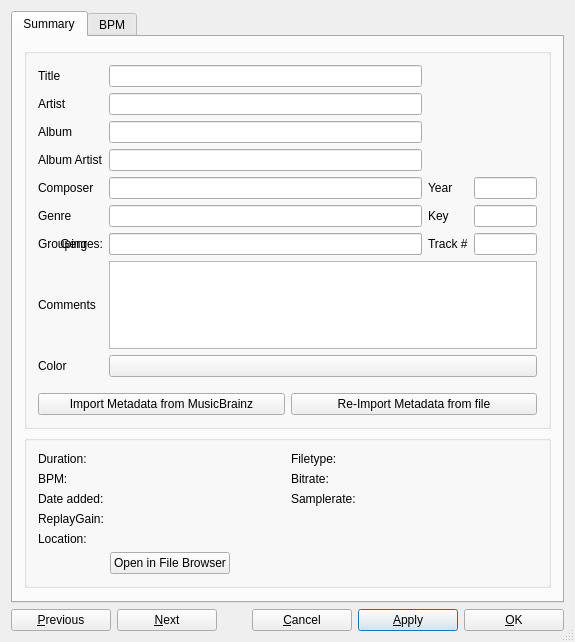
<?xml version="1.0" encoding="UTF-8"?>
<ui version="4.0">
 <class>DlgTrackInfo</class>
 <widget class="QDialog" name="DlgTrackInfo">
  <property name="geometry">
   <rect>
    <x>0</x>
    <y>0</y>
    <width>575</width>
    <height>642</height>
   </rect>
  </property>
  <property name="sizePolicy">
   <sizepolicy hsizetype="Preferred" vsizetype="Preferred">
    <horstretch>0</horstretch>
    <verstretch>0</verstretch>
   </sizepolicy>
  </property>
  <property name="windowTitle">
   <string>Track Editor</string>
  </property>
  <property name="toolTip">
   <string/>
  </property>
  <property name="sizeGripEnabled">
   <bool>true</bool>
  </property>
  <layout class="QVBoxLayout" name="verticalLayout_2">
   <item>
    <widget class="QTabWidget" name="tabWidget">
     <property name="sizePolicy">
      <sizepolicy hsizetype="Preferred" vsizetype="Preferred">
       <horstretch>0</horstretch>
       <verstretch>0</verstretch>
      </sizepolicy>
     </property>
     <property name="minimumSize">
      <size>
       <width>0</width>
       <height>0</height>
      </size>
     </property>
     <property name="currentIndex">
      <number>0</number>
     </property>
     <widget class="QWidget" name="tabSummary">
      <attribute name="title">
       <string>Summary</string>
      </attribute>
      <layout class="QVBoxLayout" name="summary_layout">
       <item>
        <widget class="QGroupBox" name="groupBox">
         <layout class="QGridLayout" name="tags_layout" columnstretch="0,10,0,2">

          <item row="0" column="0">
           <widget class="QLabel" name="lblTitle">
            <property name="sizePolicy">
             <sizepolicy hsizetype="Preferred" vsizetype="Preferred">
              <horstretch>0</horstretch>
              <verstretch>0</verstretch>
             </sizepolicy>
            </property>
            <property name="font">
             <font>
              <italic>false</italic>
             </font>
            </property>
            <property name="text">
             <string>Title</string>
            </property>
            <property name="alignment">
             <set>Qt::AlignLeading|Qt::AlignLeft|Qt::AlignVCenter</set>
            </property>
           </widget>
          </item>
          <item row="0" column="1">
           <widget class="QLineEdit" name="txtTitle">
            <property name="sizePolicy">
             <sizepolicy hsizetype="Expanding" vsizetype="Fixed">
              <horstretch>0</horstretch>
              <verstretch>0</verstretch>
             </sizepolicy>
            </property>
            <property name="minimumSize">
             <size>
              <width>0</width>
              <height>0</height>
             </size>
            </property>
           </widget>
          </item>

          <item row="0" column="2" rowspan="3" colspan="2">
           <widget class="QWidget" name="coverWidget" native="true">
            <property name="sizePolicy">
             <sizepolicy hsizetype="Preferred" vsizetype="Preferred">
              <horstretch>0</horstretch>
              <verstretch>0</verstretch>
             </sizepolicy>
            </property>
            <layout class="QHBoxLayout" name="coverLayout">
             <property name="spacing">
              <number>0</number>
             </property>
             <property name="sizeConstraint">
              <enum>QLayout::SetDefaultConstraint</enum>
             </property>
            </layout>
           </widget>
          </item>

          <item row="1" column="0">
           <widget class="QLabel" name="lblArtist">
            <property name="sizePolicy">
             <sizepolicy hsizetype="Preferred" vsizetype="Preferred">
              <horstretch>0</horstretch>
              <verstretch>0</verstretch>
             </sizepolicy>
            </property>
            <property name="text">
             <string>Artist</string>
            </property>
            <property name="alignment">
             <set>Qt::AlignLeading|Qt::AlignLeft|Qt::AlignVCenter</set>
            </property>
           </widget>
          </item>
          <item row="1" column="1">
           <widget class="QLineEdit" name="txtArtist">
            <property name="sizePolicy">
             <sizepolicy hsizetype="Expanding" vsizetype="Fixed">
              <horstretch>0</horstretch>
              <verstretch>0</verstretch>
             </sizepolicy>
            </property>
            <property name="minimumSize">
             <size>
              <width>0</width>
              <height>0</height>
             </size>
            </property>
           </widget>
          </item>

          <item row="2" column="0">
           <widget class="QLabel" name="lblAlbum">
            <property name="sizePolicy">
             <sizepolicy hsizetype="Preferred" vsizetype="Preferred">
              <horstretch>0</horstretch>
              <verstretch>0</verstretch>
             </sizepolicy>
            </property>
            <property name="text">
             <string>Album</string>
            </property>
            <property name="alignment">
             <set>Qt::AlignLeading|Qt::AlignLeft|Qt::AlignVCenter</set>
            </property>
           </widget>
          </item>
          <item row="2" column="1">
           <widget class="QLineEdit" name="txtAlbum">
            <property name="sizePolicy">
             <sizepolicy hsizetype="Expanding" vsizetype="Fixed">
              <horstretch>0</horstretch>
              <verstretch>0</verstretch>
             </sizepolicy>
            </property>
            <property name="minimumSize">
             <size>
              <width>0</width>
              <height>0</height>
             </size>
            </property>
           </widget>
          </item>

          <item row="3" column="0">
           <widget class="QLabel" name="lblAlbumArtist">
            <property name="sizePolicy">
             <sizepolicy hsizetype="Preferred" vsizetype="Preferred">
              <horstretch>0</horstretch>
              <verstretch>0</verstretch>
             </sizepolicy>
            </property>
            <property name="text">
             <string>Album Artist</string>
            </property>
            <property name="alignment">
             <set>Qt::AlignLeading|Qt::AlignLeft|Qt::AlignVCenter</set>
            </property>
           </widget>
          </item>
          <item row="3" column="1">
           <widget class="QLineEdit" name="txtAlbumArtist">
            <property name="sizePolicy">
             <sizepolicy hsizetype="Expanding" vsizetype="Fixed">
              <horstretch>0</horstretch>
              <verstretch>0</verstretch>
             </sizepolicy>
            </property>
            <property name="minimumSize">
             <size>
              <width>0</width>
              <height>0</height>
             </size>
            </property>
           </widget>
          </item>

          <item row="3" column="2" colspan="2">
           <widget class="QWidget" name="verticalWidgetStars" native="true">
            <property name="sizePolicy">
             <sizepolicy hsizetype="Preferred" vsizetype="Preferred">
              <horstretch>0</horstretch>
              <verstretch>0</verstretch>
             </sizepolicy>
            </property>
            <layout class="QHBoxLayout" name="starsLayout">
             <property name="spacing">
              <number>0</number>
             </property>
             <property name="sizeConstraint">
              <enum>QLayout::SetDefaultConstraint</enum>
             </property>
            </layout>
           </widget>
          </item>

          <item row="4" column="0">
           <widget class="QLabel" name="lblComposer">
            <property name="text">
             <string>Composer</string>
            </property>
            <property name="alignment">
             <set>Qt::AlignLeading|Qt::AlignLeft|Qt::AlignVCenter</set>
            </property>
           </widget>
          </item>
          <item row="4" column="1">
           <widget class="QLineEdit" name="txtComposer">
            <property name="sizePolicy">
             <sizepolicy hsizetype="Expanding" vsizetype="Fixed">
              <horstretch>0</horstretch>
              <verstretch>0</verstretch>
             </sizepolicy>
            </property>
            <property name="minimumSize">
             <size>
              <width>0</width>
              <height>0</height>
             </size>
            </property>
           </widget>
          </item>

          <item row="4" column="2">
           <widget class="QLabel" name="lblYear">
            <property name="text">
             <string>Year</string>
            </property>
            <property name="alignment">
             <set>Qt::AlignLeading|Qt::AlignLeft|Qt::AlignVCenter</set>
            </property>
           </widget>
          </item>
          <item row="4" column="3">
           <widget class="QLineEdit" name="txtYear">
            <property name="sizePolicy">
             <sizepolicy hsizetype="Expanding" vsizetype="Fixed">
              <horstretch>0</horstretch>
              <verstretch>0</verstretch>
             </sizepolicy>
            </property>
           </widget>
          </item>

          <item row="5" column="0">
           <widget class="QLabel" name="lblGenre">
            <property name="text">
             <string>Genre</string>
            </property>
            <property name="alignment">
             <set>Qt::AlignLeading|Qt::AlignLeft|Qt::AlignVCenter</set>
            </property>
           </widget>
          </item>
          <item row="5" column="1">
           <widget class="QLineEdit" name="txtGenre">
            <property name="sizePolicy">
             <sizepolicy hsizetype="Expanding" vsizetype="Fixed">
              <horstretch>0</horstretch>
              <verstretch>0</verstretch>
             </sizepolicy>
            </property>
            <property name="minimumSize">
             <size>
              <width>0</width>
              <height>0</height>
             </size>
            </property>
           </widget>
          </item>

          <item row="6" column="0">
    <widget class="QLabel" name="labelGenres">
        <property name="text">
            <string>Genres:</string>
        </property>
        <property name="alignment">
            <set>Qt::AlignRight|Qt::AlignTrailing|Qt::AlignVCenter</set>
        </property>
    </widget>
</item>
<item row="6" column="1">
    <widget class="QLineEdit" name="txtGenres">
        <property name="sizePolicy">
            <sizepolicy hsizetype="Expanding" vsizetype="Fixed">
                <horstretch>0</horstretch>
                <verstretch>0</verstretch>
            </sizepolicy>
        </property>
        <property name="minimumSize">
            <size>
                <width>0</width>
                <height>0</height>
            </size>
        </property>
        <property name="toolTip">
            <string>Multiple genres separated by /</string>
        </property>
        <property name="placeholderText">
            <string>Electronic / House / Deep House</string>
        </property>
    </widget>
</item>

          <item row="5" column="2">
           <widget class="QLabel" name="lblKey">
            <property name="text">
             <string>Key</string>
            </property>
            <property name="alignment">
             <set>Qt::AlignLeading|Qt::AlignLeft|Qt::AlignVCenter</set>
            </property>
           </widget>
          </item>
          <item row="5" column="3">
           <widget class="QLineEdit" name="txtKey">
            <property name="sizePolicy">
             <sizepolicy hsizetype="Expanding" vsizetype="Fixed">
              <horstretch>0</horstretch>
              <verstretch>0</verstretch>
             </sizepolicy>
            </property>
            <property name="minimumSize">
             <size>
              <width>0</width>
              <height>0</height>
             </size>
            </property>
           </widget>
          </item>

          <item row="6" column="0">
           <widget class="QLabel" name="lblGrouping">
            <property name="text">
             <string>Grouping</string>
            </property>
            <property name="alignment">
             <set>Qt::AlignLeading|Qt::AlignLeft|Qt::AlignVCenter</set>
            </property>
           </widget>
          </item>
          <item row="6" column="1">
           <widget class="QLineEdit" name="txtGrouping">
            <property name="sizePolicy">
             <sizepolicy hsizetype="Expanding" vsizetype="Fixed">
              <horstretch>0</horstretch>
              <verstretch>0</verstretch>
             </sizepolicy>
            </property>
            <property name="minimumSize">
             <size>
              <width>0</width>
              <height>0</height>
             </size>
            </property>
           </widget>
          </item>

          <item row="6" column="2">
           <widget class="QLabel" name="lblTrackNumber">
            <property name="text">
             <string>Track #</string>
            </property>
            <property name="alignment">
             <set>Qt::AlignLeading|Qt::AlignLeft|Qt::AlignVCenter</set>
            </property>
           </widget>
          </item>
          <item row="6" column="3">
           <widget class="QLineEdit" name="txtTrackNumber">
            <property name="sizePolicy">
             <sizepolicy hsizetype="Expanding" vsizetype="Fixed">
              <horstretch>0</horstretch>
              <verstretch>0</verstretch>
             </sizepolicy>
            </property>
            <property name="minimumSize">
             <size>
              <width>0</width>
              <height>0</height>
             </size>
            </property>
           </widget>
          </item>

          <item row="7" column="0">
           <widget class="QLabel" name="lblTrackComment">
            <property name="text">
             <string>Comments</string>
            </property>
            <property name="alignment">
             <set>Qt::AlignLeading|Qt::AlignLeft|Qt::AlignVCenter</set>
            </property>
           </widget>
          </item>
          <item row="7" column="1" colspan="3">
           <widget class="QPlainTextEdit" name="txtComment">
            <property name="tabChangesFocus">
             <bool>true</bool>
            </property>
           </widget>
          </item>

          <item row="8" column="0">
           <widget class="QLabel" name="lblTrackColor">
            <property name="text">
             <string>Color</string>
            </property>
            <property name="alignment">
             <set>Qt::AlignLeading|Qt::AlignLeft|Qt::AlignVCenter</set>
            </property>
           </widget>
          </item>
          <item row="8" column="1" colspan="3">
           <widget class="QPushButton" name="btnColorPicker">
            <property name="sizePolicy">
             <sizepolicy hsizetype="MinimumExpanding" vsizetype="MinimumExpanding">
              <horstretch>0</horstretch>
              <verstretch>0</verstretch>
             </sizepolicy>
            </property>
           </widget>
          </item>
          <item row="9" column="0">
           <spacer name="horizontalSpacer_5">
            <property name="orientation">
             <enum>Qt::Horizontal</enum>
            </property>
            <property name="sizeHint" stdset="0">
             <size>
              <width>40</width>
              <height>10</height>
             </size>
            </property>
           </spacer>
          </item>
          <item row="10" column="0" colspan="4">
           <layout class="QHBoxLayout" name="meatdata_buttons_layout">
            <item>
             <widget class="QPushButton" name="btnImportMetadataFromMusicBrainz">
              <property name="text">
               <string>Import Metadata from MusicBrainz</string>
              </property>
             </widget>
            </item>
            <item>
             <widget class="QPushButton" name="btnImportMetadataFromFile">
              <property name="text">
               <string>Re-Import Metadata from file</string>
              </property>
             </widget>
            </item>
           </layout>
          </item>

         </layout>
        </widget>
       </item>

       <item>
        <widget class="QGroupBox" name="properties_groupBox">
         <property name="sizePolicy">
          <sizepolicy hsizetype="Preferred" vsizetype="Minimum">
           <horstretch>0</horstretch>
           <verstretch>0</verstretch>
          </sizepolicy>
         </property>
         <layout class="QGridLayout" name="properties_layout" rowstretch="0,0,0,0,0,0" columnstretch="0,1,0,1">

          <item row="0" column="0">
           <widget class="QLabel" name="lblDuration">
            <property name="text">
             <string>Duration:</string>
            </property>
           </widget>
          </item>
          <item row="0" column="1">
           <widget class="QLabel" name="txtDuration">
            <property name="font">
             <font>
              <weight>75</weight>
              <bold>true</bold>
             </font>
            </property>
            <property name="text">
             <string/>
            </property>
            <property name="textInteractionFlags">
             <set>Qt::LinksAccessibleByMouse|Qt::TextSelectableByKeyboard|Qt::TextSelectableByMouse</set>
            </property>
           </widget>
          </item>

          <item row="0" column="2">
           <widget class="QLabel" name="lblType">
            <property name="text">
             <string>Filetype:</string>
            </property>
           </widget>
          </item>
          <item row="0" column="3">
           <widget class="QLabel" name="txtType">
            <property name="font">
             <font>
              <weight>75</weight>
              <bold>true</bold>
             </font>
            </property>
            <property name="text">
             <string/>
            </property>
            <property name="textInteractionFlags">
             <set>Qt::LinksAccessibleByMouse|Qt::TextSelectableByKeyboard|Qt::TextSelectableByMouse</set>
            </property>
           </widget>
          </item>

          <item row="1" column="0">
           <widget class="QLabel" name="lblBpm">
            <property name="text">
             <string>BPM:</string>
            </property>
           </widget>
          </item>
          <item row="1" column="1">
           <widget class="QLabel" name="txtBpm">
            <property name="font">
             <font>
              <weight>75</weight>
              <bold>true</bold>
             </font>
            </property>
            <property name="text">
             <string/>
            </property>
            <property name="textInteractionFlags">
             <set>Qt::LinksAccessibleByMouse|Qt::TextSelectableByKeyboard|Qt::TextSelectableByMouse</set>
            </property>
           </widget>
          </item>

          <item row="1" column="2">
           <widget class="QLabel" name="lblBitrate">
            <property name="text">
             <string>Bitrate:</string>
            </property>
           </widget>
          </item>
          <item row="1" column="3">
           <widget class="QLabel" name="txtBitrate">
            <property name="font">
             <font>
              <weight>75</weight>
              <bold>true</bold>
             </font>
            </property>
            <property name="text">
             <string/>
            </property>
            <property name="textInteractionFlags">
             <set>Qt::LinksAccessibleByMouse|Qt::TextSelectableByKeyboard|Qt::TextSelectableByMouse</set>
            </property>
           </widget>
          </item>

          <item row="2" column="0">
           <widget class="QLabel" name="lblDateAdded">
            <property name="text">
             <string>Date added:</string>
            </property>
           </widget>
          </item>
          <item row="2" column="1">
           <widget class="QLabel" name="txtDateAdded">
            <property name="font">
             <font>
              <weight>75</weight>
              <bold>true</bold>
             </font>
            </property>
            <property name="text">
             <string/>
            </property>
            <property name="textInteractionFlags">
             <set>Qt::LinksAccessibleByMouse|Qt::TextSelectableByKeyboard|Qt::TextSelectableByMouse</set>
            </property>
           </widget>
          </item>

          <item row="2" column="2">
           <widget class="QLabel" name="lblSamplerate">
            <property name="text">
             <string>Samplerate:</string>
            </property>
           </widget>
          </item>
          <item row="2" column="3">
           <widget class="QLabel" name="txtSamplerate">
            <property name="font">
             <font>
              <weight>75</weight>
              <bold>true</bold>
             </font>
            </property>
            <property name="text">
             <string/>
            </property>
           </widget>
          </item>

          <item row="3" column="0">
           <widget class="QLabel" name="lblReplayGain">
            <property name="text">
             <string>ReplayGain:</string>
            </property>
           </widget>
          </item>
          <item row="3" column="1">
           <widget class="QLabel" name="txtReplayGain">
            <property name="font">
             <font>
              <weight>75</weight>
              <bold>true</bold>
             </font>
            </property>
            <property name="text">
             <string/>
            </property>
            <property name="textInteractionFlags">
             <set>Qt::LinksAccessibleByMouse|Qt::TextSelectableByKeyboard|Qt::TextSelectableByMouse</set>
            </property>
           </widget>
          </item>

          <item row="4" column="0">
           <widget class="QLabel" name="lblLocation">
            <property name="text">
             <string>Location:</string>
            </property>
            <property name="alignment">
             <set>Qt::AlignLeading|Qt::AlignLeft|Qt::AlignTop</set>
            </property>
           </widget>
          </item>
          <item row="4" column="1" colspan="3">
           <widget class="QLabel" name="txtLocation">
            <property name="text">
             <string/>
            </property>
            <property name="wordWrap">
             <bool>true</bool>
            </property>
            <property name="textInteractionFlags">
             <set>Qt::LinksAccessibleByMouse|Qt::TextSelectableByKeyboard|Qt::TextSelectableByMouse</set>
            </property>
           </widget>
          </item>

          <item row="5" column="1" colspan="3">
           <layout class="QHBoxLayout" name="openFileBrowser_layout">
            <item>
             <widget class="QPushButton" name="btnOpenFileBrowser">
              <property name="text">
               <string>Open in File Browser</string>
              </property>
             </widget>
            </item>
            <item>
             <spacer name="horizontalSpacer_6">
              <property name="orientation">
               <enum>Qt::Horizontal</enum>
              </property>
              <property name="sizeHint" stdset="0">
               <size>
                <width>40</width>
                <height>10</height>
               </size>
              </property>
             </spacer>
            </item>
           </layout>
          </item>

         </layout>
        </widget>
       </item>
       <item>
        <spacer name="verticalSpacer_2">
         <property name="orientation">
          <enum>Qt::Vertical</enum>
         </property>
         <property name="sizeType">
          <enum>QSizePolicy::MinimumExpanding</enum>
         </property>
         <property name="sizeHint" stdset="0">
          <size>
           <width>20</width>
           <height>2</height>
          </size>
         </property>
        </spacer>
       </item>
      </layout>
     </widget>

     <widget class="QWidget" name="tabBPM">
      <attribute name="title">
       <string>BPM</string>
      </attribute>
      <layout class="QVBoxLayout" name="verticalLayout_4">
       <item>
        <layout class="QHBoxLayout" name="horizontalLayout_4">
         <item>
          <layout class="QGridLayout" name="gridLayout">
           <item row="0" column="0">
            <widget class="QLabel" name="labelBpm">
             <property name="text">
              <string>Track BPM: </string>
             </property>
            </widget>
           </item>
           <item row="0" column="1">
            <widget class="QDoubleSpinBox" name="spinBpm">
             <property name="toolTip">
              <string>Displays the BPM of the selected track.</string>
             </property>
             <property name="decimals">
              <number>8</number>
             </property>
             <property name="maximum">
              <double>500.000000000000000</double>
             </property>
             <property name="singleStep">
              <double>1.000000000000000</double>
             </property>
            </widget>
           </item>
           <item row="1" column="0" colspan="2">
            <widget class="QCheckBox" name="bpmConst">
             <property name="toolTip">
              <string>Converts beats detected by the analyzer into a fixed-tempo beatgrid.
Use this setting if your tracks have a constant tempo (e.g. most electronic music).
Often results in higher quality beatgrids, but will not do well on tracks that have tempo shifts.</string>
             </property>
             <property name="layoutDirection">
              <enum>Qt::RightToLeft</enum>
             </property>
             <property name="text">
              <string>Assume constant tempo</string>
             </property>
            </widget>
           </item>
           <item row="2" column="0">
            <widget class="QPushButton" name="bpmDouble">
             <property name="minimumSize">
              <size>
               <width>125</width>
               <height>0</height>
              </size>
             </property>
             <property name="toolTip">
              <string>Sets the BPM to 200% of the current value.</string>
             </property>
             <property name="text">
              <string>Double BPM</string>
             </property>
            </widget>
           </item>
           <item row="2" column="1">
            <widget class="QPushButton" name="bpmHalve">
             <property name="minimumSize">
              <size>
               <width>125</width>
               <height>0</height>
              </size>
             </property>
             <property name="toolTip">
              <string>Sets the BPM to 50% of the current value.</string>
             </property>
             <property name="text">
              <string>Halve BPM</string>
             </property>
            </widget>
           </item>
           <item row="3" column="0">
            <widget class="QPushButton" name="bpmTwoThirds">
             <property name="minimumSize">
              <size>
               <width>125</width>
               <height>0</height>
              </size>
             </property>
             <property name="toolTip">
              <string>Sets the BPM to 66% of the current value.</string>
             </property>
             <property name="text">
              <string>2/3 BPM</string>
             </property>
            </widget>
           </item>
           <item row="3" column="1">
            <widget class="QPushButton" name="bpmThreeFourth">
             <property name="minimumSize">
              <size>
               <width>125</width>
               <height>0</height>
              </size>
             </property>
             <property name="toolTip">
              <string>Sets the BPM to 75% of the current value.</string>
             </property>
             <property name="text">
              <string>3/4 BPM</string>
             </property>
            </widget>
           </item>
           <item row="4" column="0">
            <widget class="QPushButton" name="bpmThreeHalves">
             <property name="minimumSize">
              <size>
               <width>125</width>
               <height>0</height>
              </size>
             </property>
             <property name="toolTip">
              <string>Sets the BPM to 150% of the current value.</string>
             </property>
             <property name="text">
              <string>3/2 BPM</string>
             </property>
            </widget>
           </item>
           <item row="4" column="1">
            <widget class="QPushButton" name="bpmFourThirds">
             <property name="minimumSize">
              <size>
               <width>125</width>
               <height>0</height>
              </size>
             </property>
             <property name="toolTip">
              <string>Sets the BPM to 133% of the current value.</string>
             </property>
             <property name="text">
              <string>4/3 BPM</string>
             </property>
            </widget>
           </item>
           <item row="2" column="2" rowspan="3">
            <widget class="QPushButton" name="bpmTap">
             <property name="minimumSize">
              <size>
               <width>121</width>
               <height>91</height>
              </size>
             </property>
             <property name="maximumSize">
              <size>
               <width>123</width>
               <height>128</height>
              </size>
             </property>
             <property name="toolTip">
              <string>Tap with the beat to set the BPM to the speed you are tapping.</string>
             </property>
             <property name="text">
              <string>Tap to Beat</string>
             </property>
            </widget>
           </item>
          </layout>
         </item>
        </layout>
       </item>
       <item>
        <widget class="Line" name="line">
         <property name="orientation">
          <enum>Qt::Horizontal</enum>
         </property>
        </widget>
       </item>
       <item>
        <widget class="QPushButton" name="bpmClear">
         <property name="text">
          <string>Clear BPM and Beatgrid</string>
         </property>
        </widget>
       </item>
       <item>
        <widget class="QLabel" name="label">
         <property name="text">
          <string>Hint: Use the Library Analyze view to run BPM detection.</string>
         </property>
        </widget>
       </item>
       <item>
        <spacer name="verticalSpacer">
         <property name="orientation">
          <enum>Qt::Vertical</enum>
         </property>
         <property name="sizeHint" stdset="0">
          <size>
           <width>0</width>
           <height>200</height>
          </size>
         </property>
        </spacer>
       </item>
      </layout>
     </widget>
    </widget>
   </item>
   <item>
    <layout class="QHBoxLayout" name="buttonLayout">
     <item>
      <widget class="QPushButton" name="btnPrev">
       <property name="minimumSize">
        <size>
         <width>100</width>
         <height>0</height>
        </size>
       </property>
       <property name="maximumSize">
        <size>
         <width>95</width>
         <height>16777215</height>
        </size>
       </property>
       <property name="toolTip">
        <string extracomment="&quot;Previous&quot; button">Move to the previous item.</string>
       </property>
       <property name="text">
        <string>&amp;Previous</string>
       </property>
      </widget>
     </item>
     <item>
      <widget class="QPushButton" name="btnNext">
       <property name="minimumSize">
        <size>
         <width>100</width>
         <height>0</height>
        </size>
       </property>
       <property name="toolTip">
        <string extracomment="&quot;Next&quot; button">Move to the next item.</string>
       </property>
       <property name="text">
        <string>&amp;Next</string>
       </property>
      </widget>
     </item>
     <item>
      <spacer name="horizontalSpacer">
       <property name="orientation">
        <enum>Qt::Horizontal</enum>
       </property>
       <property name="sizeHint" stdset="0">
        <size>
         <width>40</width>
         <height>20</height>
        </size>
       </property>
      </spacer>
     </item>
     <item>
      <widget class="QPushButton" name="btnCancel">
       <property name="minimumSize">
        <size>
         <width>100</width>
         <height>0</height>
        </size>
       </property>
       <property name="toolTip">
        <string extracomment="&quot;Cancel&quot; button">Discard changes and close the window.</string>
       </property>
       <property name="text">
        <string>&amp;Cancel</string>
       </property>
       <property name="default">
        <bool>false</bool>
       </property>
      </widget>
     </item>
     <item>
      <widget class="QPushButton" name="btnApply">
       <property name="minimumSize">
        <size>
         <width>100</width>
         <height>0</height>
        </size>
       </property>
       <property name="toolTip">
        <string extracomment="&quot;Apply&quot; button">Save changes and keep the window open.</string>
       </property>
       <property name="text">
        <string>&amp;Apply</string>
       </property>
       <property name="default">
        <bool>true</bool>
       </property>
      </widget>
     </item>
     <item>
      <widget class="QPushButton" name="btnOK">
       <property name="minimumSize">
        <size>
         <width>100</width>
         <height>0</height>
        </size>
       </property>
       <property name="toolTip">
        <string extracomment="&quot;OK&quot; button">Save changes and close the window.</string>
       </property>
       <property name="text">
        <string>&amp;OK</string>
       </property>
       <property name="default">
        <bool>false</bool>
       </property>
      </widget>
     </item>
    </layout>
   </item>
  </layout>
 </widget>
 <layoutdefault spacing="6" margin="11"/>
 <tabstops>
  <tabstop>tabWidget</tabstop>
  <tabstop>txtTitle</tabstop>
  <tabstop>txtArtist</tabstop>
  <tabstop>txtAlbum</tabstop>
  <tabstop>txtAlbumArtist</tabstop>
  <tabstop>txtComposer</tabstop>
  <tabstop>txtGenre</tabstop>
  <tabstop>txtGrouping</tabstop>
  <tabstop>txtComment</tabstop>
  <tabstop>txtYear</tabstop>
  <tabstop>txtKey</tabstop>
  <tabstop>txtTrackNumber</tabstop>
  <tabstop>btnColorPicker</tabstop>
  <tabstop>btnImportMetadataFromMusicBrainz</tabstop>
  <tabstop>btnImportMetadataFromFile</tabstop>
  <tabstop>btnOpenFileBrowser</tabstop>
  <tabstop>spinBpm</tabstop>
  <tabstop>bpmConst</tabstop>
  <tabstop>bpmTap</tabstop>
  <tabstop>bpmDouble</tabstop>
  <tabstop>bpmHalve</tabstop>
  <tabstop>bpmTwoThirds</tabstop>
  <tabstop>bpmThreeFourth</tabstop>
  <tabstop>bpmThreeHalves</tabstop>
  <tabstop>bpmFourThirds</tabstop>
  <tabstop>bpmClear</tabstop>
  <tabstop>btnPrev</tabstop>
  <tabstop>btnNext</tabstop>
  <tabstop>btnCancel</tabstop>
  <tabstop>btnApply</tabstop>
  <tabstop>btnOK</tabstop>
 </tabstops>
 <resources/>
 <connections/>
</ui>
